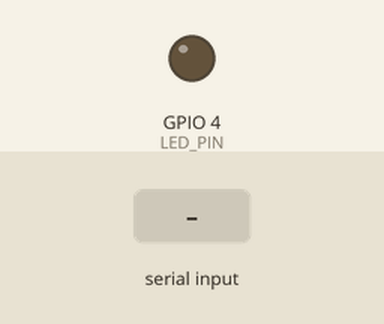
This sketch was run on a simulated ESP32. Parts: output pins drawn as LEDs (lit = HIGH). The test bench sets the inputs (shaded band). Nothing arrives over Bluetooth unless stated.

Above: at 1.2 s.
1.3 s: "1" received over the second serial link
At 1.8 s:
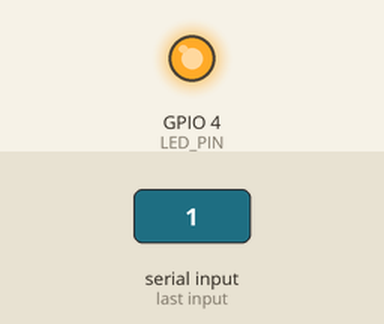
2.8 s: "0" received over the second serial link
At 4.1 s:
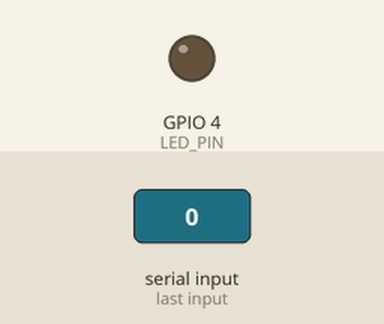
Timing chart, 0 to 5.8 s (numbered marks = the images above; inputs shaded):
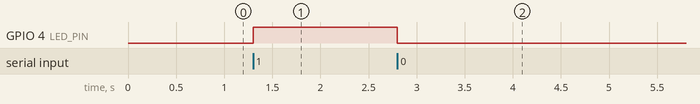

Measured:
- after the input at 1.3 s, GPIO 4 (LED_PIN): LOW → HIGH at once
- after the input at 2.8 s, GPIO 4 (LED_PIN): HIGH → LOW at once

The sketch:

BLUETOOTH_LED.ino
```cpp
#include "BluetoothSerial.h"

#define LED_PIN 4


BluetoothSerial serialBT;
char command;

void setup() {
  // put your setup code here, to run once:
  pinMode(LED_PIN, OUTPUT);

  serialBT.begin("Anubis");

}

void loop() {
  // put your main code here, to run repeatedly:
  if(serialBT.available()){
   command = serialBT.read();
  }

  if(command == '1'){
    digitalWrite(LED_PIN, HIGH);
  }

  if(command == '0'){
    digitalWrite(LED_PIN, LOW);
  }

}
```
